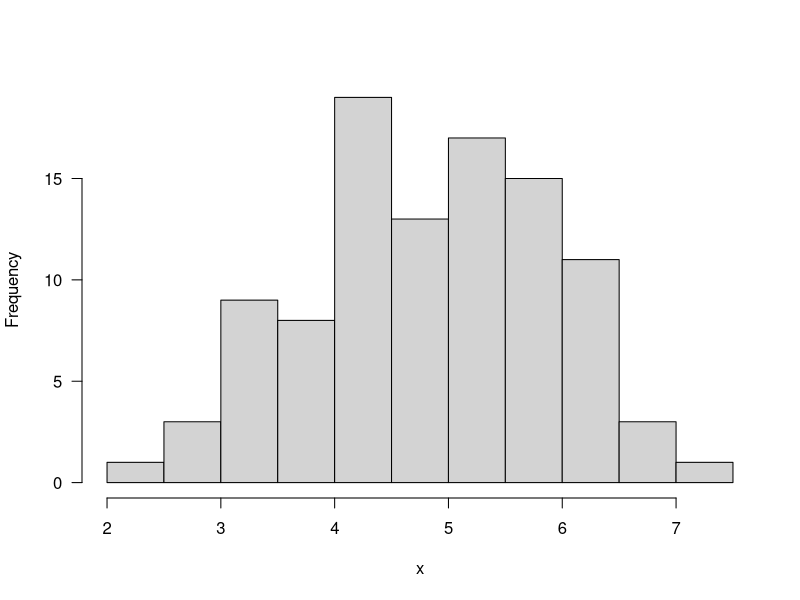
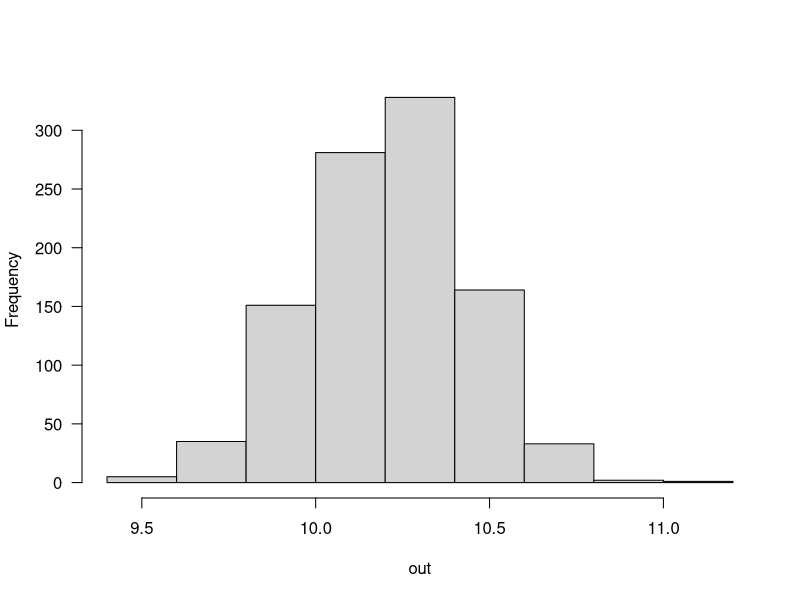

Generate these figures, in order, with R:
## ---- chunk 1
knitr::opts_chunk$set(echo = TRUE)
## ---- chunk 2
x <- rnorm(n=100, mean=5,sd=1)
mean(x)
sd(x)
hist(x,las=1,main = "")

set.seed(1)
x <- rnorm(50,10,2)
se_x <- sqrt(var(x)/length(x))

out = NULL
outcv = NULL
for(i in 1:1000){
sample = sample(x, replace=TRUE)
out[i] = mean(sample)
outcv[i] = sqrt(sd(sample)/mean(sample))
}

hist(out,las=1,main="")
sd(out)
quantile(out,c(0.025,0.975))
#or
mean(x) - 1.96*se_x
mean(x) + 1.96*se_x

## ---- chunk 3
cv <- sqrt(sd(x)/mean(x))
cv_out <- sqrt(sd(out)/mean(out))


outcv = NULL
for(i in 1:1000){
sample = sample(x, replace=TRUE)
outcv[i] = sd(sample)/mean(sample)
}

quantile(outcv,c(0.025,0.975))

